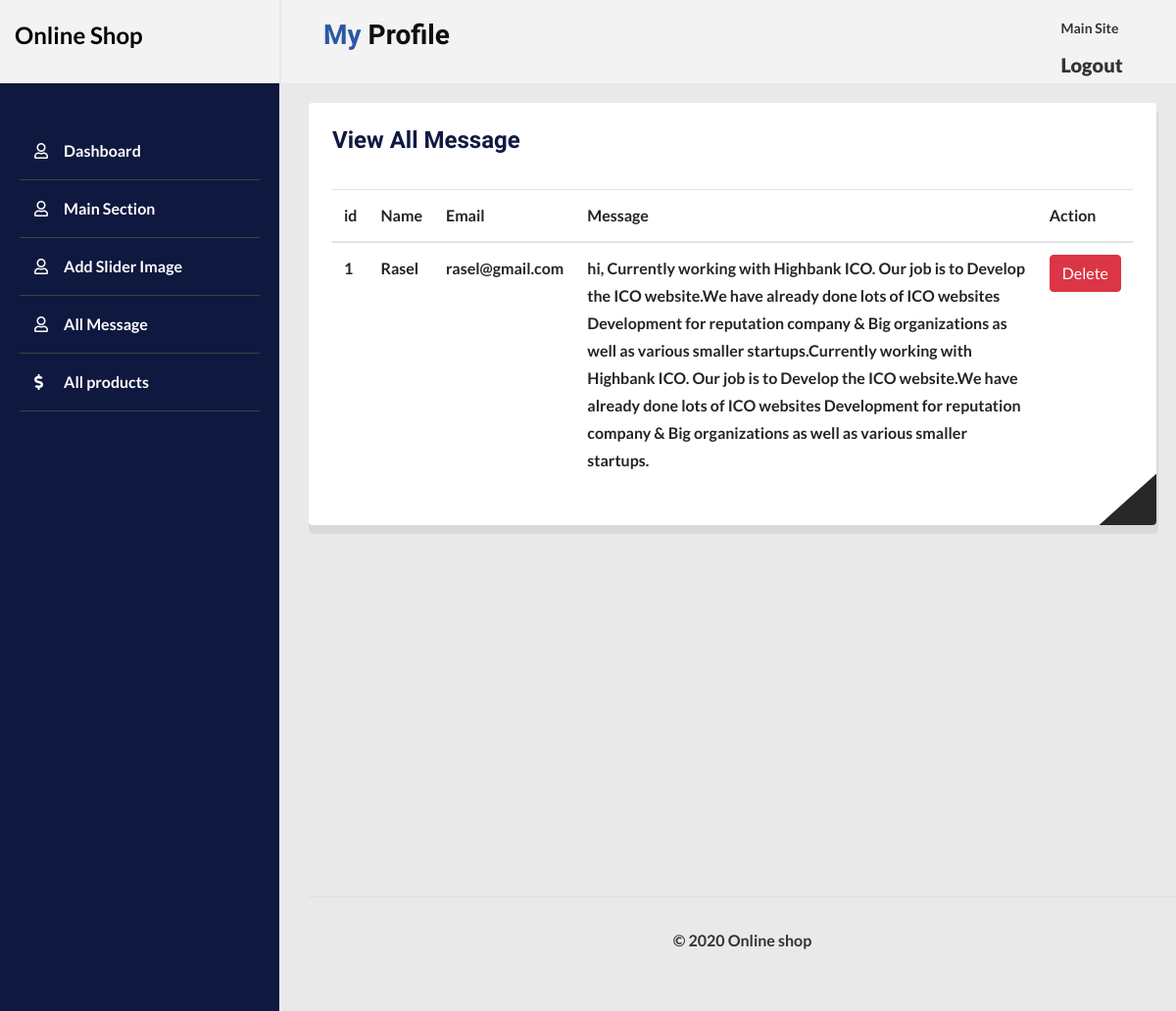
The page /admin/all_message.php (signed in) on the database its author committed.
### tables this page shows
CREATE TABLE `contact_msg` (
  `id` int(255) NOT NULL,
  `name` varchar(255) NOT NULL,
  `email` text NOT NULL,
  `message` text NOT NULL
);

### admin/all_message.php (the view, shortened to what this page needs)
<?php include 'datab/db.php'; ?>
<!DOCTYPE html>
<html lang="en">
<head>
	<link rel="stylesheet" href="css/all.min.css">
	<link rel="stylesheet" href="css/bootstrap.min.css">
	<link rel="stylesheet" href="css/style.css">
	<link rel="stylesheet" href="css/responsive.css">
</head>
<body>
	<div class="full-bar">
		<div class="container-fluid ">
			<div class="row">
				<?php include 'includes/menus.php'; ?>
				<div class="col-lg-9 pd-r-0">
					<div class="main-body-area">
						<div class="body-header-area">
							<div class="row">
								<div class="col-lg-10">
									<div class="head-dash">
										<h3>My <span>Profile</span></h3>
									</div>
								</div>
								<div class="col-lg-2">
									<div class="body-notifiaction-area  ">
										<div class="messagee">
											<a style="font-size: 14px !important;" href="../index.php" target="_blank">Main Site</a>
											<a href="../logout.php"><strong>Logout</strong></a>
										</div>
									</div>
								</div>
							</div>
						</div>
						<div class="fitnesss-center-table pd-2">
							<div class="general-info">
								<h3>View All Message</h3>
								<div class="contact-p-sec login-formmmm table-responsive">
									<table class="table">
										<thead>
											<th>id</th>
											<th>Name</th>
											<th>Email</th>
											<th>Message</th>
											<th>Action</th>
										</thead>
										<tbody>
											<?php
					                            $fetch_post_query = " SELECT * FROM `contact_msg` order by id desc ";
					                            $select_all_data= mysqli_query($dbconn, $fetch_post_query);
					                           while ($row = mysqli_fetch_assoc( $select_all_data)) :
					                            $id             = $row ['id'];
					                            $name          = $row ['name'];
					                            $email            = $row ['email'];
					                            $message        = $row ['message'];
					                        ?>
											<tr>
												<td><?php echo $id; ?></td>
												<td><?php echo $name; ?></td>
												<td><?php echo $email; ?></td>
												<td><?php echo $message; ?></td>
												<td><a href="all_message.php?dell=<?php echo $id; ?>" class="btn btn-danger">Delete</a></td>
											</tr>
										<?php endwhile; ?>
										</tbody>
									</table>
								</div>
							</div>
						</div>
						<?php include 'includes/footer.php'; ?>

### admin/css/style.css (style rules this page uses)
body { font-style: 16px; line-height: 28px; color: #252525; font-family: 'Lato', sans-serif; font-weight: 600; background: #e9e9e9; }
a, a:hover { text-decoration: none; }
.body-header-area { background: #f3f3f3; padding: 6px 15px; height: 85px; position: relative; }
.body-header-area:before { content: ""; height: 85px; background: #f3f3f3; width: 30px; left: -28px; bottom: 0; position: absolute; }
.head-dash h3 { margin-top: 13px; color: #2959a4; font-family: 'Arapey', serif; font-weight: 600; }
.head-dash h3 span { color: #101010; }
.pd-r-0 { padding-right: 0px !important; }
.pd-2 { padding: 20px 20px 20px 0px; }
.body-notifiaction-area a { color: #333; font-size: 20px; margin-right: 15px; margin-left: 15px; padding-top: 9px; display: inline-block; }
.fitnesss-center-table { min-height: 830px; }
.general-info { background: #fff; padding: 24px; box-shadow: 1px 8px 0px 1px rgba(0, 0, 0, 0.07); border-radius: 4px; margin-bottom: 40px; overflow: hidden; position: relative; }
.general-info:after { content: ""; height: 40px; width: 100px; position: absolute; right: -27px; border: azure; bottom: -15px; background: #272727; transform: rotate(-42deg); }
.general-info h3 { font-size: 24px; font-family: 'Arapey', serif; margin-bottom: 35px; font-weight: 600; color: rgba(2, 11, 53, 0.9411764705882353); }
.messagee, .nnotify, .porfile-imgg { float: left; }

### rows shown on the page
contact_msg: id "1", name "Rasel", email "rasel@gmail.com", message "hi, Currently working with Highbank ICO. Our job is to Develop the ICO website.We have already done lots of ICO websites Development for reputation company & Big organizations as well as various smaller startups.Currently working with Highbank ICO. Our job is to Develop the ICO website.We have already done lots of ICO websites Development for reputation company & Big organizations as well as various smaller startups."
